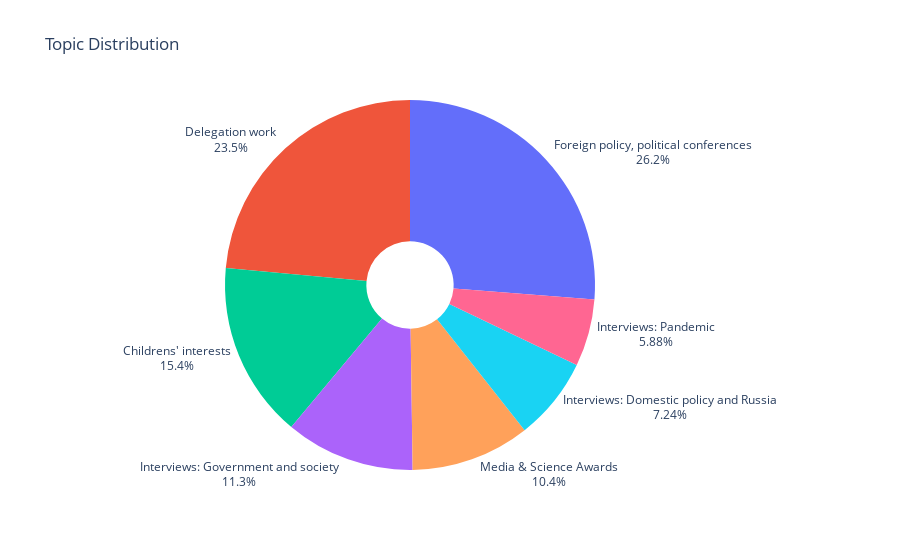

Notebook cell for this chart:
### Code cell
# counting number of press releases per topic name

# to prevent depreciation warnings
with warnings.catch_warnings():
    warnings.simplefilter('ignore')
    fig = px.pie(df.topic_name.value_counts(), values=df.topic_name.value_counts().values,
        names=df.topic_name.value_counts().index, hole=0.236,
        height=550,
        title='Topic Distribution')
    fig.update_traces(textposition='outside', textinfo='percent+label', showlegend=False)

    fig.show()

### Figure 1 — Plotly figure (JSON) as saved in the notebook; plotly's stock layout.template omitted (floating-point values rounded to 4 significant figures)
{"data": [{"domain": {"x": [0, 1], "y": [0, 1]}, "hole": 0.236, "hovertemplate": "label=%{label}<br>value=%{value}<extra></extra>", "labels": ["Foreign policy, political conferences", "Delegation work", "Childrens' interests", "Interviews: Government and society", "Media & Science Awards", "Interviews: Domestic policy and Russia", "Interviews: Pandemic"], "legendgroup": "", "name": "", "showlegend": false, "textinfo": "percent+label", "textposition": "outside", "type": "pie", "values": [58, 52, 34, 25, 23, 16, 13]}], "layout": {"height": 550, "legend": {"tracegroupgap": 0}, "title": {"text": "Topic Distribution"}}}
